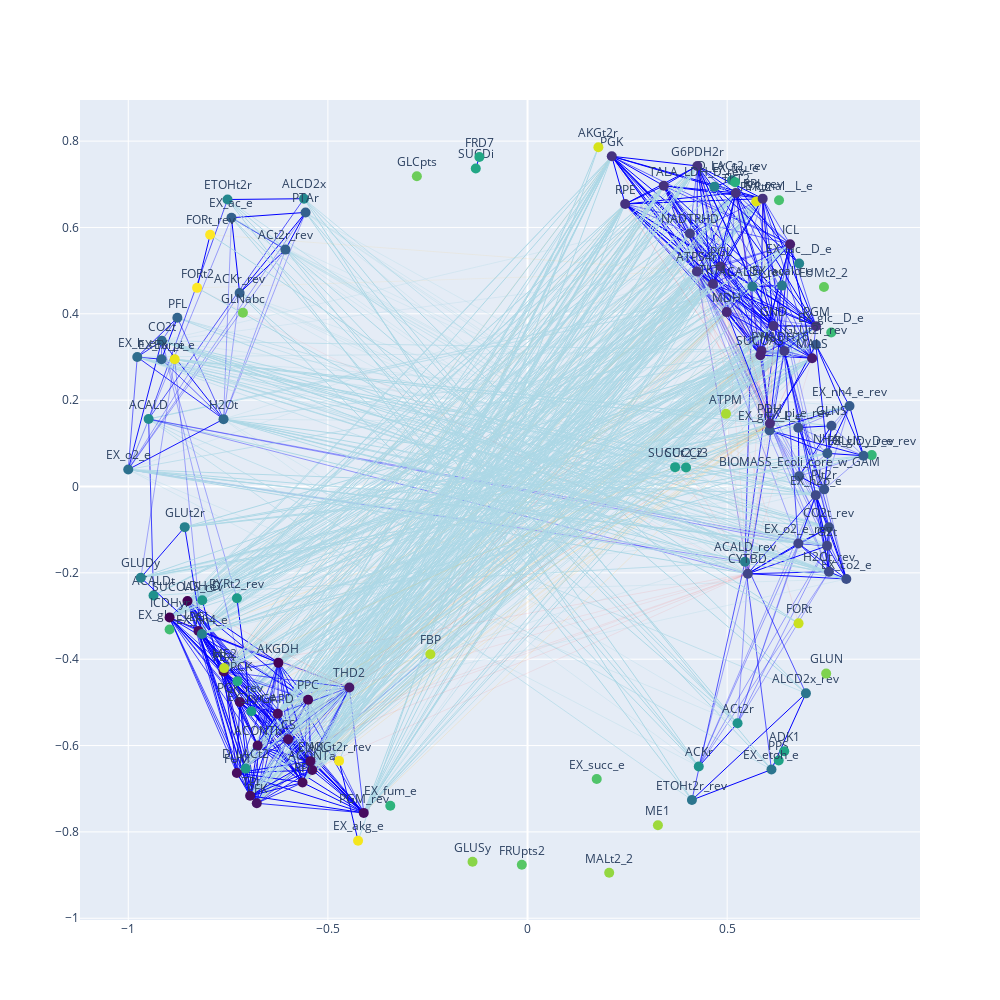
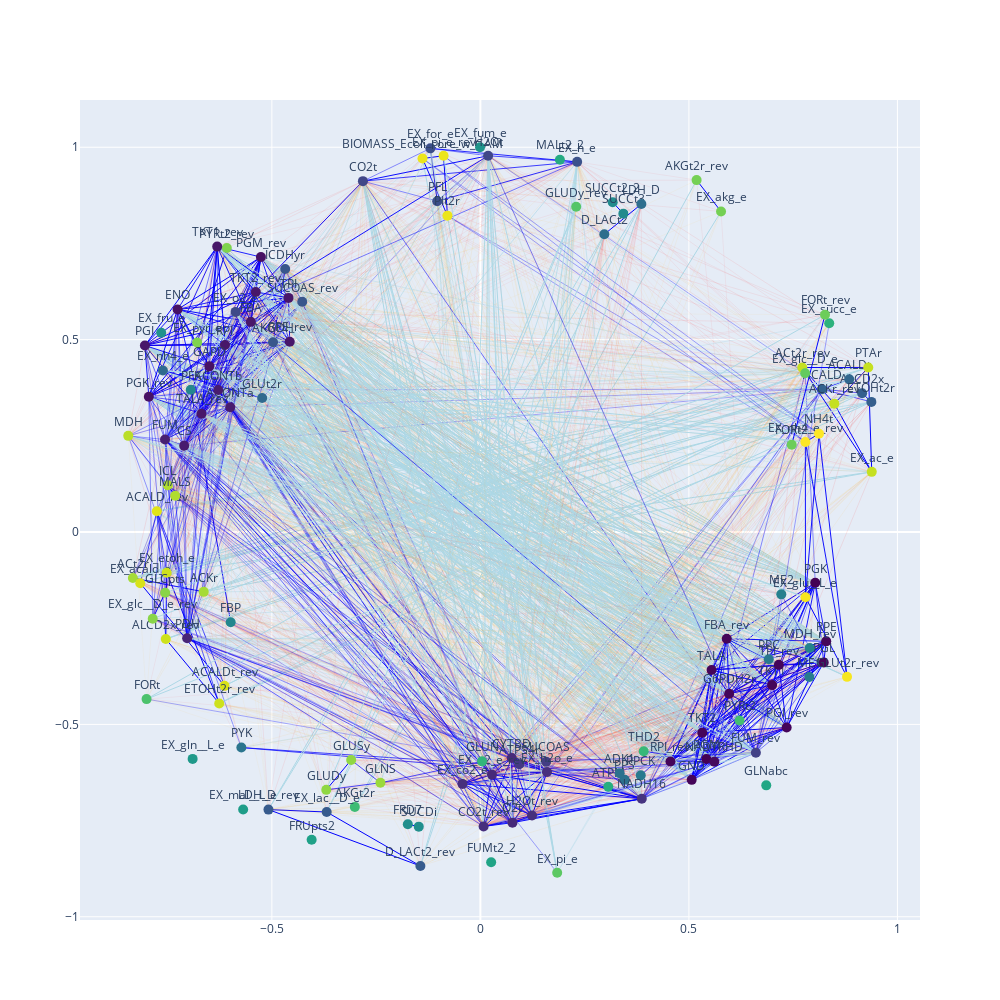

The code cell stored with these charts, in order, in its notebook:
### Markdown cell above
### Create and plot a graph from each condition

### Code cell
G1, pos1 = construct_graph(linear_correlation_matrix_1,
                         non_linear_correlation_matrix_1,
                         reactions=extended_reactions_conditions_1,
                         remove_unconnected_nodes=False,
                         correction=False)

plot_graph(G1, pos1, clusters_1, showlegend=False)



G2, pos2= construct_graph(linear_correlation_matrix_2, 
                         non_linear_correlation_matrix_2, 
                         reactions=extended_reactions_conditions_2,
                         remove_unconnected_nodes=False,
                         correction=False)

plot_graph(G2, pos2, clusters_2, showlegend=False)
